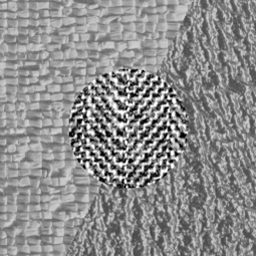
%> input picture Project 4/mosaicB.bmp, 256 x 256 px
$ octave kmeans_em_final.m   (GNU Octave 9; MATLAB toolbox functions it lacks are replaced by stand-ins)
%> lines starting %> are read from the running program, lines starting %| are printed output that depends on the picture
clear;close all;clc;

%k_means initialization
img = imread('mosaicB.bmp');
%> img is the input picture: size 256x256 uint8; min 0, max 255, mean 140.3
K = 2;    % no. of clusters
[h,w,d] = size(img);
%> h = 256; w = 256; d = 1
img_seg = imnoise(img,'gaussian',0.001);
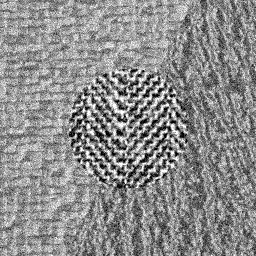
%> img_seg: size 256x256 uint8; min 0, max 255, mean 140.3; mean of the top-left, top-right, bottom-left and bottom-right quarters 152.1, 136.7, 143.8, 128.6
img = double(img_seg);

if d == 1
    array = img(:);
else
    ch1=img(:,:,1);
    ch2=img(:,:,2);

    ch3 = img(:,:,3);
    ar1 = ch1(:);
    ar2 = ch2(:);
    ar3 = ch3(:);
    array = [ar1 ar2 ar3];
end

n_size = size(array,1);
%> n_size = 65536

out_img = zeros(h,w,d);

[IDX,C] = kmeans(array,K,'Maxiter',100);
%> C = [174.3; 97.67]

c_sum = zeros(K,1);
cluster = zeros(n_size,K,d);

v_mean = zeros(K,d);  % mean
sigma = zeros(d,d,K);    % standard devision

for i = 1:n_size
    c_sum(IDX(i)) = c_sum(IDX(i)) + 1;
    cluster(c_sum(IDX(i)),IDX(i),:) = array(i,:);
end
%> after the loop, c_sum = [36465; 29071]

for i = 1:K
    v_mean(i,:) = sum(cluster(1:c_sum(i),i,:))./c_sum(i);
    if d == 1
        cluster_main = cluster(1:c_sum(i),i);
    else
        cluster1 = cluster(1:c_sum(i),i,1);
        cluster2 = cluster(1:c_sum(i),i,2);
        cluster3 = cluster(1:c_sum(i),i,3);
        cluster_main =[cluster1 cluster2 cluster3];
    end
    sigma(:,:,i) = cov(cluster_main);
end
%> after the loop, sigma = [770.6 937.2]; v_mean = [174.3; 97.67]

$ run again, with Project 4/mosaicA.bmp copied over Project 4/mosaicB.bmp
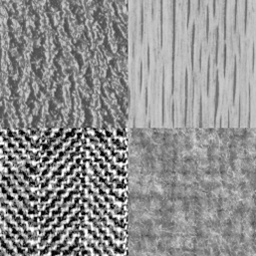
%> input picture Project 4/mosaicA.bmp, 256 x 256 px
%> img is the input picture: size 256x256 uint8; min 0, max 255, mean 143.6
%> `img_seg = imnoise(img,'gaussian',0.001);`:
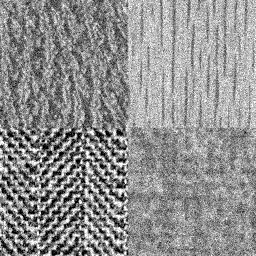
%> img_seg: size 256x256 uint8; min 0, max 255, mean 143.7
%> img: size 256x256 double
%> C = [95.71; 178.6]
%> after the loop `for i = 1:n_size`: c_sum = [27622; 37914]
%> after the loop `for i = 1:K`: sigma = [1207.6 787.9]; v_mean = [95.71; 178.6]
